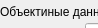
          <widget class="QWidget" name="page_2">
           <property name="geometry">
            <rect>
             <x>0</x>
             <y>0</y>
             <width>98</width>
             <height>28</height>
            </rect>
           </property>
           <attribute name="label">
            <string>Анамнез стр. 2</string>
           </attribute>
           <widget class="QWidget" name="layoutWidget">
            <property name="geometry">
             <rect>
              <x>0</x>
              <y>0</y>
              <width>363</width>
              <height>433</height>
             </rect>
            </property>
            <layout class="QVBoxLayout" name="verticalLayoutAnamnez2">
             <property name="spacing">
              <number>0</number>
             </property>
             <item>
              <layout class="QHBoxLayout" name="horizontalLayout">
               <property name="spacing">
                <number>0</number>
               </property>
               <item>
                <widget class="QLabel" name="label_34">
                 <property name="sizePolicy">
                  <sizepolicy hsizetype="Preferred" vsizetype="Fixed">
                   <horstretch>0</horstretch>
                   <verstretch>0</verstretch>
                  </sizepolicy>
                 </property>
                 <property name="minimumSize">
                  <size>
                   <width>0</width>
                   <height>21</height>
                  </size>
                 </property>
                 <property name="text">
                  <string>Объектиные данные:</string>
                 </property>
                 <property name="alignment">
                  <set>Qt::AlignLeading|Qt::AlignLeft|Qt::AlignVCenter</set>
                 </property>
                </widget>
               </item>
               <item>
                <widget class="QCheckBox" name="checkNorSt">
                 <property name="text">
                  <string>Состояние удовлетворительное</string>
                 </property>
                 <property name="checked">
                  <bool>true</bool>
                 </property>
                </widget>
               </item>
              </layout>
             </item>
             <item>
              <layout class="QHBoxLayout" name="horizontalLayout_13">
               <property name="spacing">
                <number>0</number>
               </property>
               <item>
                <widget class="QLabel" name="label_35">
                 <property name="sizePolicy">
                  <sizepolicy hsizetype="Preferred" vsizetype="Fixed">
                   <horstretch>0</horstretch>
                   <verstretch>21</verstretch>
                  </sizepolicy>
                 </property>
                 <property name="text">
                  <string>Телосложение:</string>
                 </property>
                </widget>
               </item>
               <item>
                <widget class="QLineEdit" name="linePhys">
                 <property name="sizePolicy">
                  <sizepolicy hsizetype="Expanding" vsizetype="Fixed">
                   <horstretch>0</horstretch>
                   <verstretch>21</verstretch>
                  </sizepolicy>
                 </property>
                </widget>
               </item>
              </layout>
             </item>
             <item>
              <layout class="QHBoxLayout" name="horizontalLayout_14">
               <property name="spacing">
                <number>0</number>
               </property>
               <item>
                <widget class="QLabel" name="label_36">
                 <property name="sizePolicy">
                  <sizepolicy hsizetype="Preferred" vsizetype="Fixed">
                   <horstretch>0</horstretch>
                   <verstretch>21</verstretch>
                  </sizepolicy>
                 </property>
                 <property name="text">
                  <string>Питание:</string>
                 </property>
                </widget>
               </item>
               <item>
                <widget class="QLineEdit" name="lineFood">
                 <property name="sizePolicy">
                  <sizepolicy hsizetype="Expanding" vsizetype="Fixed">
                   <horstretch>0</horstretch>
                   <verstretch>21</verstretch>
                  </sizepolicy>
                 </property>
                </widget>
               </item>
              </layout>
             </item>
             <item>
              <layout class="QHBoxLayout" name="horizontalLayout_15">
               <property name="spacing">
                <number>0</number>
               </property>
               <item>
                <widget class="QLabel" name="label_37">
                 <property name="sizePolicy">
                  <sizepolicy hsizetype="Preferred" vsizetype="Fixed">
                   <horstretch>0</horstretch>
                   <verstretch>21</verstretch>
                  </sizepolicy>
                 </property>
                 <property name="text">
                  <string>Кожные покровы:</string>
                 </property>
                </widget>
               </item>
               <item>
                <widget class="QLineEdit" name="lineSkin">
                 <property name="sizePolicy">
                  <sizepolicy hsizetype="Expanding" vsizetype="Fixed">
                   <horstretch>0</horstretch>
                   <verstretch>21</verstretch>
                  </sizepolicy>
                 </property>
                </widget>
               </item>
              </layout>
             </item>
             <item>
              <layout class="QHBoxLayout" name="horizontalLayout_16">
               <property name="spacing">
                <number>0</number>
               </property>
               <item>
                <widget class="QLabel" name="label_38">
                 <property name="sizePolicy">
                  <sizepolicy hsizetype="Preferred" vsizetype="Fixed">
                   <horstretch>0</horstretch>
                   <verstretch>21</verstretch>
                  </sizepolicy>
                 </property>
                 <property name="text">
                  <string>Отеки:</string>
                 </property>
                </widget>
               </item>
               <item>
                <widget class="QLineEdit" name="lineOedema">
                 <property name="sizePolicy">
                  <sizepolicy hsizetype="Expanding" vsizetype="Fixed">
                   <horstretch>0</horstretch>
                   <verstretch>21</verstretch>
                  </sizepolicy>
                 </property>
                </widget>
               </item>
              </layout>
             </item>
             <item>
              <widget class="QLabel" name="label_39">
               <property name="sizePolicy">
                <sizepolicy hsizetype="Preferred" vsizetype="Fixed">
                 <horstretch>0</horstretch>
                 <verstretch>21</verstretch>
                </sizepolicy>
               </property>
               <property name="text">
                <string>Периферийные лимфоузлы:</string>
               </property>
              </widget>
             </item>
             <item>
              <widget class="QTextEdit" name="textLimpha">
               <property name="sizePolicy">
                <sizepolicy hsizetype="Expanding" vsizetype="Fixed">
                 <horstretch>0</horstretch>
                 <verstretch>105</verstretch>
                </sizepolicy>
               </property>
               <property name="maximumSize">
                <size>
                 <width>16777215</width>
                 <height>105</height>
                </size>
               </property>
              </widget>
             </item>
             <item>
              <layout class="QHBoxLayout" name="horizontalLayout_17">
               <property name="spacing">
                <number>0</number>
               </property>
               <item>
                <widget class="QLabel" name="label_40">
                 <property name="sizePolicy">
                  <sizepolicy hsizetype="Preferred" vsizetype="Fixed">
                   <horstretch>0</horstretch>
                   <verstretch>21</verstretch>
                  </sizepolicy>
                 </property>
                 <property name="mouseTracking">
                  <bool>true</bool>
                 </property>
                 <property name="text">
                  <string>&lt;html&gt;&lt;head/&gt;&lt;body&gt;&lt;p&gt;t&lt;span style=&quot; vertical-align:super;&quot;&gt;o&lt;/span&gt;=&lt;/p&gt;&lt;/body&gt;&lt;/html&gt;</string>
                 </property>
                </widget>
               </item>
               <item>
                <widget class="QLineEdit" name="lineTempr">
                 <property name="sizePolicy">
                  <sizepolicy hsizetype="Expanding" vsizetype="Fixed">
                   <horstretch>0</horstretch>
                   <verstretch>21</verstretch>
                  </sizepolicy>
                 </property>
                </widget>
               </item>
               <item>
                <widget class="QLabel" name="label_41">
                 <property name="sizePolicy">
                  <sizepolicy hsizetype="Preferred" vsizetype="Fixed">
                   <horstretch>0</horstretch>
                   <verstretch>21</verstretch>
                  </sizepolicy>
                 </property>
                 <property name="text">
                  <string>ЧД=</string>
                 </property>
                </widget>
               </item>
               <item>
                <widget class="QLineEdit" name="lineRespR">
                 <property name="sizePolicy">
                  <sizepolicy hsizetype="Expanding" vsizetype="Fixed">
                   <horstretch>0</horstretch>
                   <verstretch>21</verstretch>
                  </sizepolicy>
                 </property>
                 <property name="text">
                  <string/>
                 </property>
                </widget>
               </item>
              </layout>
             </item>
             <item>
              <layout class="QHBoxLayout" name="horizontalLayout_18">
               <property name="spacing">
                <number>0</number>
               </property>
               <item>
                <widget class="QLabel" name="label_42">
                 <property name="sizePolicy">
                  <sizepolicy hsizetype="Preferred" vsizetype="Fixed">
                   <horstretch>0</horstretch>
                   <verstretch>21</verstretch>
                  </sizepolicy>
                 </property>
                 <property name="text">
                  <string>Грудная клетка:</string>
                 </property>
                </widget>
               </item>
               <item>
                <widget class="QLineEdit" name="lineThorax">
                 <property name="sizePolicy">
                  <sizepolicy hsizetype="Expanding" vsizetype="Fixed">
                   <horstretch>0</horstretch>
                   <verstretch>21</verstretch>
                  </sizepolicy>
                 </property>
                </widget>
               </item>
              </layout>
             </item>
             <item>
              <layout class="QHBoxLayout" name="horizontalLayout_19">
               <property name="spacing">
                <number>0</number>
               </property>
               <item>
                <widget class="QLabel" name="label_43">
                 <property name="sizePolicy">
                  <sizepolicy hsizetype="Preferred" vsizetype="Fixed">
                   <horstretch>0</horstretch>
                   <verstretch>21</verstretch>
                  </sizepolicy>
                 </property>
                 <property name="text">
                  <string>Перкуторно:</string>
                 </property>
                </widget>
               </item>
               <item>
                <widget class="QLineEdit" name="linePercussion">
                 <property name="sizePolicy">
                  <sizepolicy hsizetype="Expanding" vsizetype="Fixed">
                   <horstretch>0</horstretch>
                   <verstretch>21</verstretch>
                  </sizepolicy>
                 </property>
                </widget>
               </item>
              </layout>
             </item>
             <item>
              <widget class="QLabel" name="label_45">
               <property name="sizePolicy">
                <sizepolicy hsizetype="Preferred" vsizetype="Fixed">
                 <horstretch>0</horstretch>
                 <verstretch>21</verstretch>
                </sizepolicy>
               </property>
               <property name="text">
                <string>Дыхание:</string>
               </property>
              </widget>
             </item>
             <item>
              <widget class="QTextEdit" name="textBreath">
               <property name="sizePolicy">
                <sizepolicy hsizetype="Expanding" vsizetype="Fixed">
                 <horstretch>0</horstretch>
                 <verstretch>105</verstretch>
                </sizepolicy>
               </property>
               <property name="maximumSize">
                <size>
                 <width>16777215</width>
                 <height>105</height>
                </size>
               </property>
              </widget>
             </item>
            </layout>
           </widget>
          </widget>
